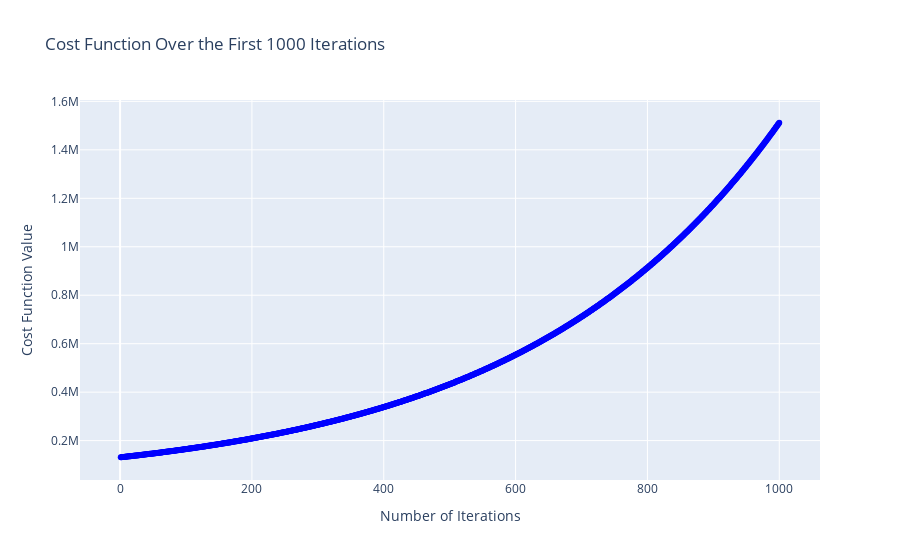

Source (notebook cell):
### Code cell
import plotly.graph_objs as go
import numpy as np

# Assuming J_history is an array with shape (num_iters,) and contains large values
# and that it has been computed previously

# Define the number of iterations to plot
num_iters_to_plot = 1000

# If J_history has fewer elements than num_iters_to_plot, adjust accordingly
if len(J_history) < num_iters_to_plot:
    num_iters_to_plot = len(J_history)

# Create a range for the x-axis
iterations = np.arange(1, num_iters_to_plot + 1)

# Create the plotly graph object
trace = go.Scatter(
    x=iterations,
    y=J_history[:num_iters_to_plot],
    mode='lines+markers',
    marker=dict(size=6, color='blue'),
    line=dict(width=2, color='blue')
)

layout = go.Layout(
    title='Cost Function Over the First 1000 Iterations',
    xaxis=dict(title='Number of Iterations'),
    yaxis=dict(title='Cost Function Value'),
    showlegend=False
)

fig = go.Figure(data=[trace], layout=layout)

# Show the plot
fig.show()

### Figure 1 — Plotly figure (JSON) as saved in the notebook; plotly's stock layout.template omitted (floating-point values rounded to 4 significant figures; data arrays with more than 128 entries replaced by an {"elided": "..."} marker saying what was removed)
{"data": [{"line": {"color": "blue", "width": 2}, "marker": {"color": "blue", "size": 6}, "mode": "lines+markers", "type": "scatter", "x": {"elided": "1000 int values"}, "y": {"elided": "1000 float values"}}], "layout": {"showlegend": false, "title": {"text": "Cost Function Over the First 1000 Iterations"}, "xaxis": {"title": {"text": "Number of Iterations"}}, "yaxis": {"title": {"text": "Cost Function Value"}}}}
